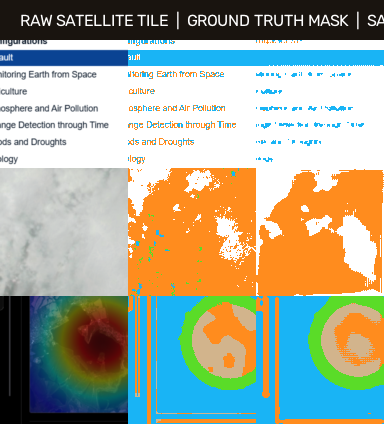
#> input picture ml_pipeline/test_predictions_montage.png, 384 x 424 px, given as the content of the folder de/brain/01bb0c37-cc1e-49f6-b398-e17a23eda90b/.user_uploaded, which was not available
$ python satellite_data_engine.py
#> lines starting #> are read from the running program, lines starting #| are printed output that depends on the picture; after the words box and inside, x2 and y2 are one past the last pixel; in counts of white or black regions, pixels touching at a corner belong together; pictures that were not available may be replaced by others from this repository, and a replacement may not be noted
#> in build_dataset, im is the input picture: shape (424, 384, 3); mean B, G, R 149, 168.6, 165.6
import os
import glob
import json
import random
import cv2
import numpy as np
from PIL import Image

# Multi-Class Semantic Categories
# 0: Unclassified / Background
# 1: Water Bodies (Lakes, Reservoirs, Rivers, Coastal Seas)
# 2: Vegetation & Canopy (Forest, Croplands, Plantations)
# 3: Built-up & Urban Infrastructure (Structures, Roads, Ports)
# 4: Bare Ground & Soil
# 5: Cloud Obscuration

CLASS_NAMES = {
    0: "Background / Other",
    1: "Water Bodies",
    2: "Vegetation & Canopy",
    3: "Built-up Infrastructure",
    4: "Bare Ground & Soil",
    5: "Cloud Obscuration"
}

def extract_dense_ground_truth(cv_img: np.ndarray) -> np.ndarray:
    """
    Computes rigorous ground-truth multi-class labels for a satellite image
    using validated spectral, spatial frequency, and structural physics.
    """
    h, w = cv_img.shape[:2]
#> h = 424; w = 384
    mask = np.zeros((h, w), dtype=np.uint8)

    hsv = cv2.cvtColor(cv_img, cv2.COLOR_BGR2HSV)
#> hsv: shape (424, 384, 3); mean H, S, V 34.6, 111.3, 205
    gray = cv2.cvtColor(cv_img, cv2.COLOR_BGR2GRAY)
    b, g, r = cv2.split(cv_img)
    hue, sat, val = cv2.split(hsv)

    # 1. Cloud Mask (Class 5)
    cloud = (val >= 210) & (sat <= 40)
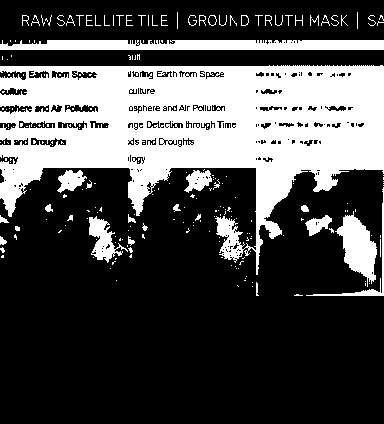
#> cloud: shape (424, 384) bool; 30.7% white; 237 white regions (194 under 20 px), largest, box (x1, y1, x2, y2) and area: (0, 65, 384, 275) 40737, (0, 40, 384, 50) 3491, (335, 211, 377, 287) 1622
    mask[cloud] = 5

    # Texture / standard deviation
    mean = cv2.blur(gray.astype(np.float32), (7, 7))
    mean_sq = cv2.blur((gray.astype(np.float32))**2, (7, 7))
    std_dev = np.sqrt(np.maximum(mean_sq - mean**2, 0))

    # 2. Water Mask (Class 1)
    is_forest = (g.astype(int) > b.astype(int) + 4) & (r.astype(int) >= b.astype(int)) & (hue >= 28) & (hue <= 62) & (std_dev >= 1.5)
#> is_forest: shape (424, 384) bool; 3.8% white; 118 white regions (93 under 20 px), largest, box (x1, y1, x2, y2) and area: (52, 296, 128, 390) 2018, (308, 296, 384, 390) 738, (318, 300, 384, 380) 688
    water_blue = (hue >= 65) & (hue <= 145) & (sat >= 12) & (val >= 8) & (~is_forest)
#> water_blue: shape (424, 384) bool; 20.1% white; 295 white regions (250 under 20 px), largest, box (x1, y1, x2, y2) and area: (151, 295, 384, 424) 15084, (29, 295, 147, 424) 7463, (0, 49, 384, 67) 6317
    water_dark = (val <= 65) & (b.astype(int) >= r.astype(int) - 1) & (g.astype(int) >= r.astype(int) - 1) & (std_dev < 2.5) & (~is_forest)
#> water_dark: shape (424, 384) bool; 1% white; 3 white regions (1 under 20 px), largest, box (x1, y1, x2, y2) and area: (0, 299, 18, 424) 1366, (25, 299, 125, 424) 316
    water_green = (hue >= 45) & (hue <= 85) & (std_dev < 2.0) & (val <= 70) & (b.astype(int) >= r.astype(int) - 2) & (~is_forest)
#> water_green: shape (424, 384) bool; every value is 0
    water = (water_blue | water_dark | water_green) & (~cloud)
#> water: shape (424, 384) bool; 21% white; 298 white regions (251 under 20 px), largest, box (x1, y1, x2, y2) and area: (151, 295, 384, 424) 15084, (29, 295, 147, 424) 7463, (0, 50, 384, 66) 6054

    k_open = cv2.getStructuringElement(cv2.MORPH_ELLIPSE, (3, 3))
    water_clean = cv2.morphologyEx(water.astype(np.uint8), cv2.MORPH_OPEN, k_open)
#> water_clean: shape (424, 384); values 0 (black) and 1 (white), 19.3% white; 117 white regions (93 under 20 px), largest, box (x1, y1, x2, y2) and area: (151, 295, 276, 424) 8233, (29, 295, 147, 424) 7326, (278, 296, 384, 420) 6735
    mask[water_clean > 0] = 1

    # 3. Vegetation (Class 2)
    hsv_veg = (hue >= 28) & (hue <= 85) & (sat >= 25) & (val >= 20)
#> hsv_veg: shape (424, 384) bool; 4.9% white; 54 white regions (50 under 20 px), largest, box (x1, y1, x2, y2) and area: (45, 296, 128, 397) 3267, (308, 296, 384, 390) 2400, (178, 296, 256, 390) 2188, (149, 246, 154, 257) 21
    rgb_veg = (g.astype(int) > r.astype(int) + 6) & (g.astype(int) > b.astype(int) + 4)
#> rgb_veg: shape (424, 384) bool; 4.9% white; 91 white regions (84 under 20 px), largest, box (x1, y1, x2, y2) and area: (44, 296, 128, 399) 3087, (308, 296, 384, 390) 2400, (178, 296, 256, 390) 2188
    veg = (hsv_veg | rgb_veg) & (mask == 0)
#> veg: shape (424, 384) bool; 4.3% white; 94 white regions (89 under 20 px), largest, box (x1, y1, x2, y2) and area: (308, 296, 384, 390) 2400, (178, 296, 256, 390) 2188, (51, 296, 128, 390) 2185, (21, 247, 25, 257) 27, (149, 246, 154, 257) 21
    mask[veg] = 2

    # 4. Built-up (Class 3)
    edges = cv2.Canny(gray, 30, 100)
#> edges: shape (424, 384); 8.8% white in thin lines or dots
    edge_density = cv2.blur(edges, (21, 21))
    concrete = (val >= 85) & (val <= 220) & (sat <= 50)
#> concrete: shape (424, 384) bool; 11.7% white; 165 white regions (142 under 20 px), largest, box (x1, y1, x2, y2) and area: (0, 168, 128, 296) 16302, (31, 138, 67, 147) 169, (18, 121, 55, 128) 166
    high_edge = edge_density > 20
#> high_edge: shape (424, 384) bool; 51% white; 31 black regions (12 under 20 px), largest, box (x1, y1, x2, y2) and area: (0, 60, 384, 424) 66234, (33, 327, 117, 410) 5156, (0, 0, 384, 33) 3668
    built = (concrete | high_edge) & (mask == 0)
#> built: shape (424, 384) bool; 29% white; 321 white regions (256 under 20 px), largest, box (x1, y1, x2, y2) and area: (0, 168, 256, 424) 20431, (0, 6, 384, 46) 10070, (173, 200, 384, 424) 4371
    mask[built] = 3

    # 5. Bare Ground / Soil (Class 4)
    bare = (mask == 0)
    mask[bare] = 4

    return mask

def generate_spatial_augmentations(img: np.ndarray, mask: np.ndarray, patch_size: int = 256):
    """
    Generates realistic spatial and photometric augmentations for satellite tiles.
    """
#> called with patch_size = 256
    h, w = img.shape[:2]
#> h = 424; w = 384
    augmented_pairs = []

    # Extract multiple crops
    for _ in range(4):
        if h > patch_size and w > patch_size:
            y = random.randint(0, h - patch_size)
            x = random.randint(0, w - patch_size)
            sub_img = img[y:y+patch_size, x:x+patch_size].copy()
            sub_mask = mask[y:y+patch_size, x:x+patch_size].copy()
        else:
            sub_img = cv2.resize(img, (patch_size, patch_size), interpolation=cv2.INTER_AREA)
            sub_mask = cv2.resize(mask, (patch_size, patch_size), interpolation=cv2.INTER_NEAREST)

        # 1. Base crop
        augmented_pairs.append((sub_img, sub_mask))

        # 2. Horizontal Flip
        augmented_pairs.append((cv2.flip(sub_img, 1), cv2.flip(sub_mask, 1)))

        # 3. 90 deg rotation (orbital invariance)
        augmented_pairs.append((cv2.rotate(sub_img, cv2.ROTATE_90_CLOCKWISE), cv2.rotate(sub_mask, cv2.ROTATE_90_CLOCKWISE)))

        # 4. 180 deg rotation
        augmented_pairs.append((cv2.rotate(sub_img, cv2.ROTATE_180), cv2.rotate(sub_mask, cv2.ROTATE_180)))

        # 5. Photometric jitter (brightness/contrast)
        alpha = random.uniform(0.85, 1.15) # contrast
        beta = random.randint(-15, 15)      # brightness
        jittered = np.clip(sub_img.astype(float) * alpha + beta, 0, 255).astype(np.uint8)
        augmented_pairs.append((jittered, sub_mask))
#> this loop made 4 passes
#> pass 1, in generate_spatial_augmentations, `jittered = np.clip(sub_img.astype(float) * alpha + beta, 0, 255).astyp..`:
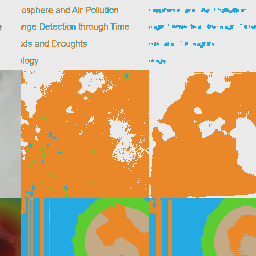
#> jittered: shape (256, 256, 3); mean B, G, R 136.9, 178.1, 203.2
#> after the loop:
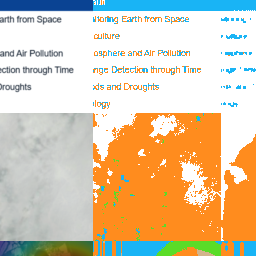
#> sub_img: shape (256, 256, 3); mean B, G, R 173.9, 201.8, 219.9
#> after the loop:
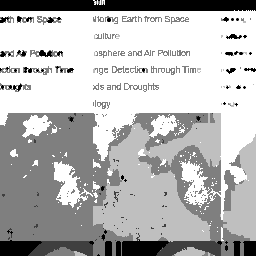
#> sub_mask: shape (256, 256); min 1, max 5, mean 3.89; drawn with min black and max white
#> after the loop, augmented_pairs = 20 items

    return augmented_pairs

def build_dataset(source_dirs, output_base):
    print("Initializing Universal Remote Sensing Dataset Engine...")
    os.makedirs(output_base, exist_ok=True)

    image_paths = []
    for d in source_dirs:
        image_paths.extend(glob.glob(os.path.join(d, "*.png")))
        image_paths.extend(glob.glob(os.path.join(d, "*.jpg")))
        image_paths.extend(glob.glob(os.path.join(d, "*.tif")))

    image_paths = list(set(image_paths))
    print(f"Found {len(image_paths)} source satellite scenes.")

    all_pairs = []
    for idx, p in enumerate(sorted(image_paths)):
        im = cv2.imread(p)
        if im is None or im.size == 0:
            continue
        gt_mask = extract_dense_ground_truth(im)
        aug_pairs = generate_spatial_augmentations(im, gt_mask, patch_size=256)
#> aug_pairs = 20 items
        all_pairs.extend(aug_pairs)
        print(f"Processed scene {idx+1}/{len(image_paths)}: {os.path.basename(p)} -> Generated {len(aug_pairs)} augmented tiles.")
#| Processed scene 1/1: test_predictions_montage.png -> Generated 20 augmented tiles.

    random.seed(42)
    random.shuffle(all_pairs)

    total = len(all_pairs)
#> total = 20
    train_end = int(0.80 * total)
#> train_end = 16
    val_end = int(0.90 * total)
#> val_end = 18

    splits = {
        "train": all_pairs[:train_end],
        "val": all_pairs[train_end:val_end],
        "test": all_pairs[val_end:]
    }

    manifest = {}
    for split, pairs in splits.items():
        img_dir = os.path.join(output_base, split, "images")
        mask_dir = os.path.join(output_base, split, "masks")
        os.makedirs(img_dir, exist_ok=True)
        os.makedirs(mask_dir, exist_ok=True)

        qa_pairs = []
        for i, (tile_img, tile_mask) in enumerate(pairs):
            img_filename = f"{split}_tile_{i:04d}.png"
            mask_filename = f"{split}_mask_{i:04d}.png"

            cv2.imwrite(os.path.join(img_dir, img_filename), tile_img)
            cv2.imwrite(os.path.join(mask_dir, mask_filename), tile_mask)

            # Compute percentages for QA synthesis
            total_px = float(tile_mask.size)
            w_pct = (np.count_nonzero(tile_mask == 1) / total_px) * 100.0
            v_pct = (np.count_nonzero(tile_mask == 2) / total_px) * 100.0
            b_pct = (np.count_nonzero(tile_mask == 3) / total_px) * 100.0
            s_pct = (np.count_nonzero(tile_mask == 4) / total_px) * 100.0
            c_pct = (np.count_nonzero(tile_mask == 5) / total_px) * 100.0

            # Dominant class
            class_counts = {k: np.count_nonzero(tile_mask == k) for k in range(1, 6)}
            dom_class = max(class_counts, key=class_counts.get)

            qa_pairs.append({
                "image_id": img_filename,
                "question": "Is there a water body or hydrological feature visible in this satellite tile?",
                "answer": f"Yes, water bodies cover approximately {w_pct:.1f}% of this tile." if w_pct > 2.0 else "No significant water bodies are detected."
            })
            qa_pairs.append({
                "image_id": img_filename,
                "question": "What is the primary land-cover category in this observation viewport?",
                "answer": f"The dominant land cover is {CLASS_NAMES[dom_class]}."
            })
            qa_pairs.append({
                "image_id": img_filename,
                "question": "What is the approximate percentage of terrestrial land versus water?",
                "answer": f"Terrestrial land encompasses {100.0 - w_pct:.1f}%, while water bodies span {w_pct:.1f}%."
            })

        with open(os.path.join(output_base, split, f"{split}_qa_pairs.json"), "w") as f:
            json.dump(qa_pairs, f, indent=2)

        manifest[split] = {
            "samples": len(pairs),
            "qa_pairs": len(qa_pairs),
            "classes": CLASS_NAMES
        }
        print(f"Split [{split.upper()}]: Saved {len(pairs)} image-mask pairs and {len(qa_pairs)} QA dialogues.")
#> this loop made 3 passes
#> split on passes 1 to 3: 'train', 'val', 'test'
#| Split [TRAIN]: Saved 16 image-mask pairs and 48 QA dialogues.
#| Split [VAL]: Saved 2 image-mask pairs and 6 QA dialogues.
#| Split [TEST]: Saved 2 image-mask pairs and 6 QA dialogues.
#> pass 1, in build_dataset, `cv2.imwrite(os.path.join(mask_dir, mask_filename), tile_mask)`:
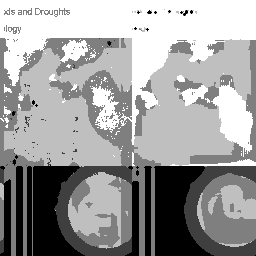
#> saved as train_mask_0001.png: shape (256, 256); min 1, max 5, mean 3.47; drawn with min black and max white
#> pass 1, in build_dataset, `cv2.imwrite(os.path.join(img_dir, img_filename), tile_img)`:
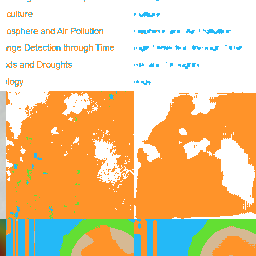
#> saved as train_tile_0002.png: shape (256, 256, 3); mean B, G, R 155.3, 201.3, 232.2
#> pass 1, in build_dataset, `cv2.imwrite(os.path.join(mask_dir, mask_filename), tile_mask)`:
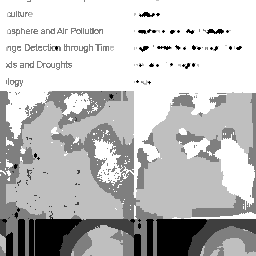
#> saved as train_mask_0002.png: shape (256, 256); min 1, max 5, mean 4.01; drawn with min black and max white
#> after the loop, manifest = 3 items

    with open(os.path.join(output_base, "dataset_manifest.json"), "w") as f:
        json.dump(manifest, f, indent=2)

    print("\nDataset construction completed successfully!")
    return manifest

if __name__ == "__main__":
    sources = [
        r"C:\Users\athar\.gemini\antigravity-ide\brain\01bb0c37-cc1e-49f6-b398-e17a23eda90b\.user_uploaded"
    ]
    out_dir = r"d:\sih26167\ml_pipeline\dataset"
    build_dataset(sources, out_dir)
